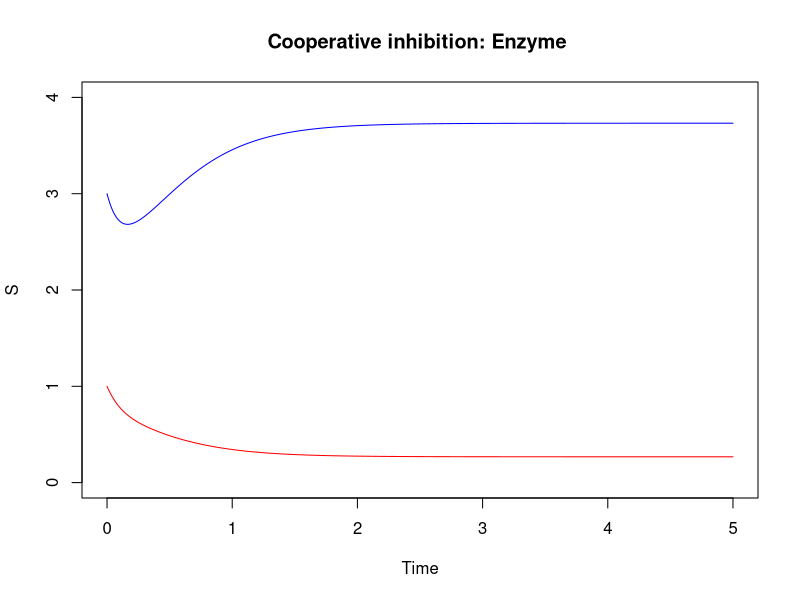

Source code (R): (Note: this script raises an error after producing the figure.)
# example 1 is done in notebook; 
# here is example 2: needs numerical solve

## step 1 solve the equations ODE
# Cooperative inhibition
# eq1:dS1<-(k1/(1+(S2/M2)^n1))-k3*S1
# eq2:dS2<-(k2/(1+(S1/M1)^n2))-k4*S2
# n1=n2=2
library("deSolve")
model<-function(times,y,params){
  n1<-params[1] 
  n2<-params[2] 
  M1<-params[3]
  M2<-params[4]
  k1<-params[5]
  k2<-params[6]
  k3<-params[7]
  k4<-params[8]
  S1=y[1]
  S2=y[2]
  dS1<-(k1/(1+(S2/M2)^n1))-k3*S1
  dS2<-(k2/(1+(S1/M1)^n2))-k4*S2
  return(list(c(dS1,dS2)))
}
# set initial values
initial<-c(y1=3, y2=1)
# parameters
# n1=n2=2
# M1=M2=1
# k1=k2=20
#k3=k4=5
n1<-2
n2<-2
M1<-1
M2<-1
k1<-20
k2<-20
k3<-5
k4<-5
params<-c(n1,n2,M1,M2,k1,k2,k3,k4)

times<-seq(from=0, to=5, by=0.01)
# ODE calculation 
out<- ode(times=times,y=initial ,parms=params,func=model)
# a. number of predator and prey as function of time.
X11()
plot(out[,1], out[,2], type='l', ylim=c(0,4), xlab = "Time",
     ylab = "S", col="blue",main="Cooperative inhibition: Enzyme ")
lines(out[,1], out[,3], col='red' )
legend(0, 5, legend=c("S1", "S2"),
       col=c("blue", "red"), lty=1,cex=0.8)

## 3 solutions S1=0, S2=3.6; S1=3.6, S2=0;S1=0, S2=0
## Step 2: Jacobian matrix : done in notebook
# Step 3: Solving Steady State eq
fun2<- function(x){
  
  f1<-20/(1+x[2]^2) - 5*x[1]
  f2<-20/(1+x[1]^2) - 5*x[2]
  c(F1=f1,F2=f2)
}
sol1<- multiroot(fun2,start=c(0,0))
sol1 # $root
#[1] 1.378797 1.378797
sol2<- multiroot(fun2,start=c(3.73,0.26))
sol2
# $root
# [1] 3.7320508 0.2679492
sol3<- multiroot(fun2,start=c(0.26,3.73))
sol3
#$root
#[1] 0.2679492 3.7320508

# Step 4: ## find eigen values of the three jacobian matrix
J1<-matrix(c(-5,-6.559,-6.559,-5),2,2)
J2<-matrix(c(-5,-9.33,-0.6698,-5),2,2)
J3<-matrix(c(-5,-0.6698,-9.33,-5),2,2)
eigen(J1)
##$values
# [1]   1.559 -11.559
eigen(J2) 
# $values
# [1] -7.47394 -2.52606   ## stable: both eigen val are  -ve
eigen(J3)
# $values
# [1] -7.47394 -2.52606   ## stable
